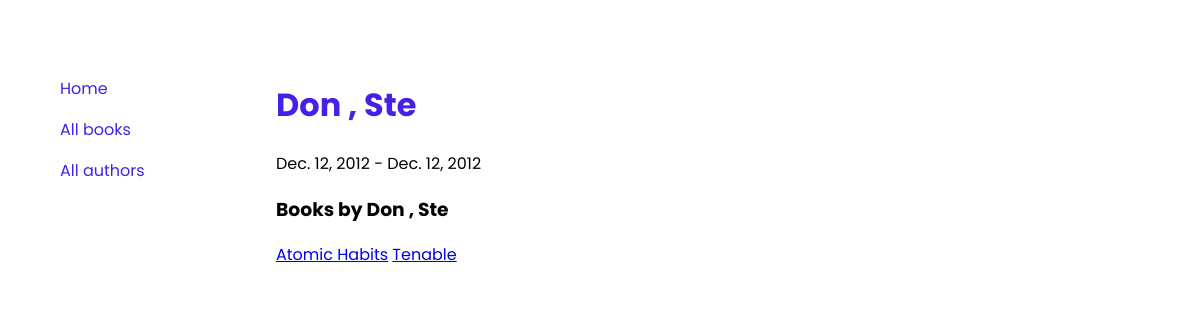
The app's page /catalog/authors/4 with its own data.
### catalog/models.py (models this page shows, shortened)
class Author(models.Model):
    first_name = models.CharField(max_length=100)
    last_name = models.CharField(max_length=100)
    date_of_birth = models.DateField(null=True, blank=True)
    date_of_death = models.DateField('Died',null=True, blank=True)
    class Meta:
        ordering = ['last_name', 'first_name']
    def __str__(self):
        return f'{self.last_name} , {self.first_name}'

class Book(models.Model):
    title = models.CharField(max_length=200)
    author = models.ForeignKey('Author', on_delete=models.SET_NULL, null=True)
    summary = models.TextField(max_length=1000, help_text="Enter a brief description of the book")
    isbn = models.CharField('ISBN', max_length=13, unique=True, help_text='13 character <a href="https://www.isbn-international.org/content/what-isbn">ISBN number</a> ')
    genre = models.ManyToManyField(Genre, help_text='Select a genre for this book')
    image = models.ImageField(upload_to='uploads')
    def __str__(self):
        return self.title

### catalog/views.py (the view)
# urls.py: path('authors/<int:pk>', views.authorDetails, name='authorDetails'),
def authorDetails(request, pk):
    author = Author.objects.get(id=pk)
    authorBooks = Book.objects.filter(author = pk)
    context = {
        'author': author,
        'books': authorBooks
    }
    return render(request, 'catalog/authorDetails.html', context )

### catalog/templates/catalog/authorDetails.html
{% extends 'catalog/base_generic.html' %} {% block MainContent %}
<div class="content">
  <h1>{{ author }}</h1>
  {{ author.date_of_birth }} - {{ author.date_of_death }}
<h3>Books by {{ author }}</h3>
{% for book in books %}
  <a href="{% url 'bookDetails' book.id %}">{{ book }}</a>
{% endfor %}
</div>
{% endblock %}

### catalog/static/css/styles.css (style rules this page uses)
:root { --primary-color: rgb(69, 33, 231); }
body { font-family: 'Poppins'; margin: 5%; }
h1 { color: var(--primary-color); }

### records on screen
Author: last_name+first_name "Don , Ste", date_of_birth "Dec. 12, 2012", date_of_death "Dec. 12, 2012"
Book: title "Atomic Habits"
Book: title "Tenable"
